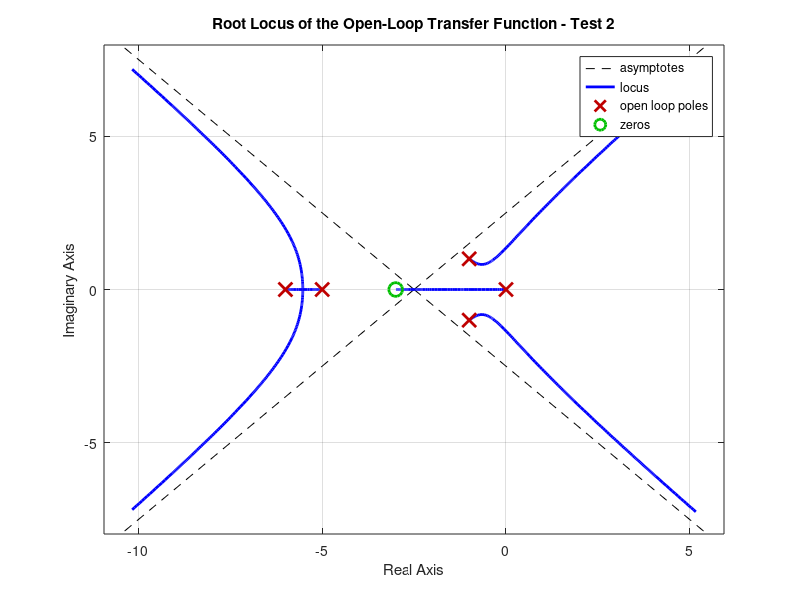

The MATLAB script that drew this image: (Note: this script raises an error after producing the figure.)
% Assignment 4 - Test 2

% Define the numerator (s + 3)
num = [1 3];

% Define the denominator s(s+5)(s+6)(s^2 + 2s + 2)
% Note: [1 2 2] represents s^2 + 2s + 2
den = conv([1 0], conv([1 5], conv([1 6], [1 2 2])));

% Create the Transfer Function
sys = tf(num, den);

% Plotting the Root Locus
figure;
rlocus(sys);
title('Root Locus of the Open-Loop Transfer Function - Test 2');
grid on;

% Instructions for the user
disp('Click on the root locus plot to select a point and find K.');

% Start interactive selection
[k, poles] = rlocfind(sys);

% Print selected values
fprintf('Selected Gain (K): %.4f\n', k);
disp('Closed-Loop Pole Locations for this Gain:');
disp(poles);
